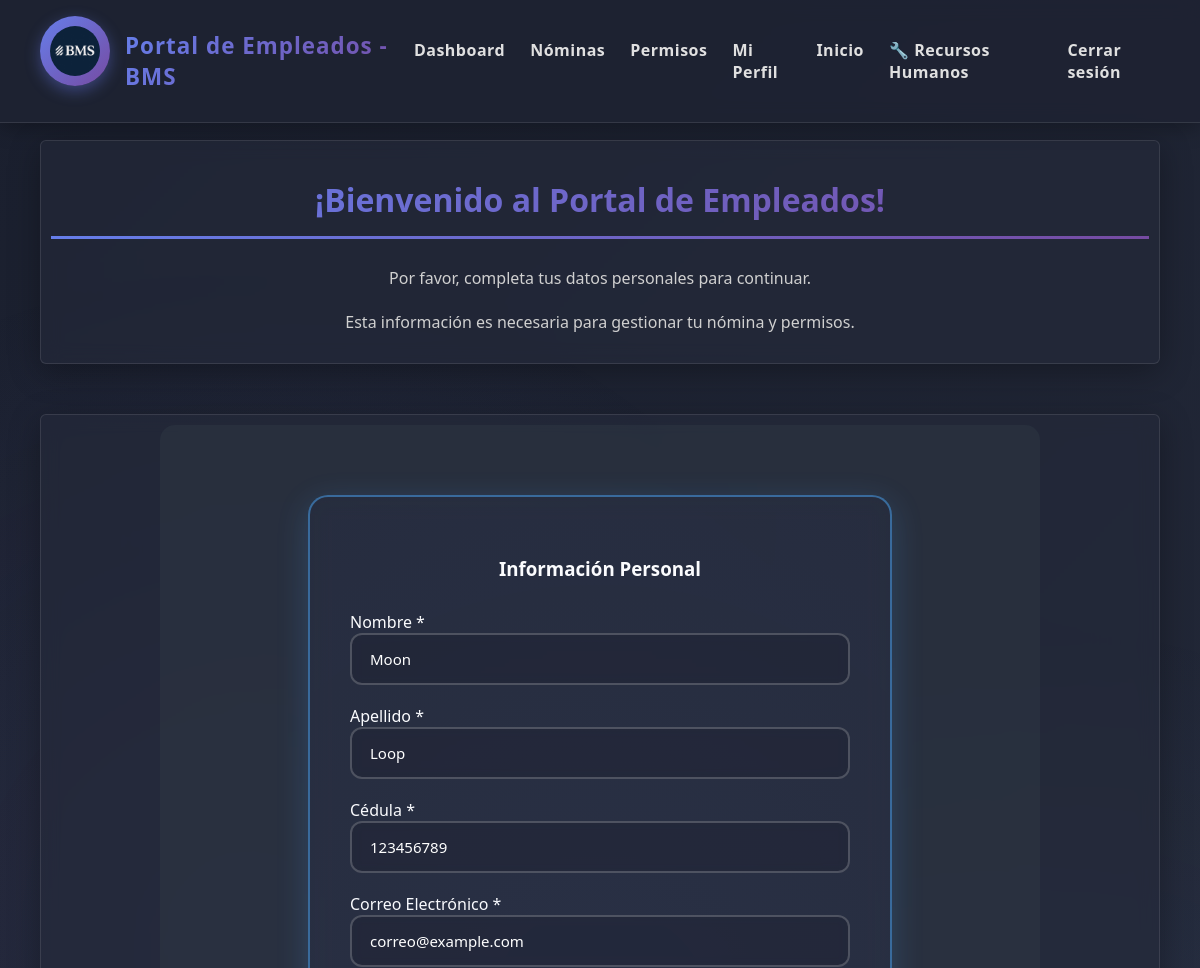
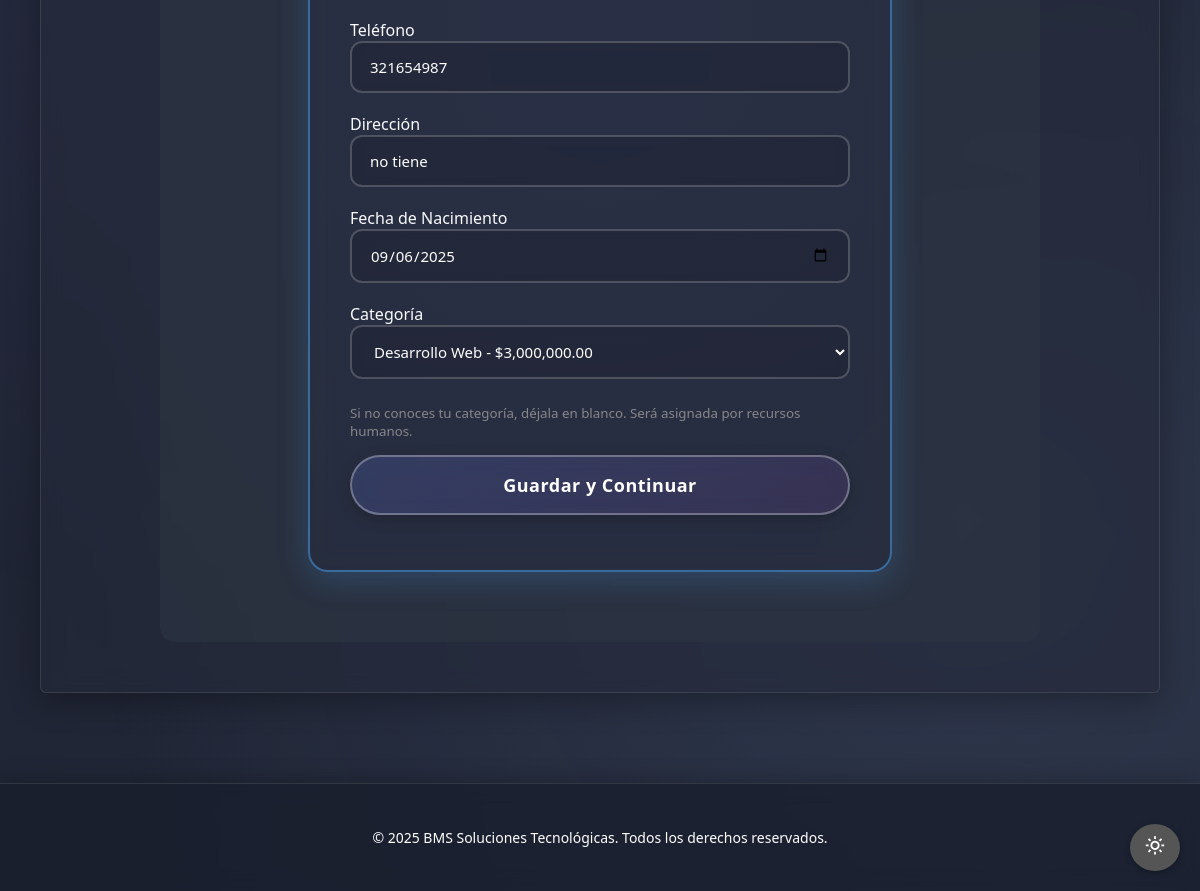
The app's page /empleados/completar-datos/ (signed in), older data (2 pictures, top to bottom).
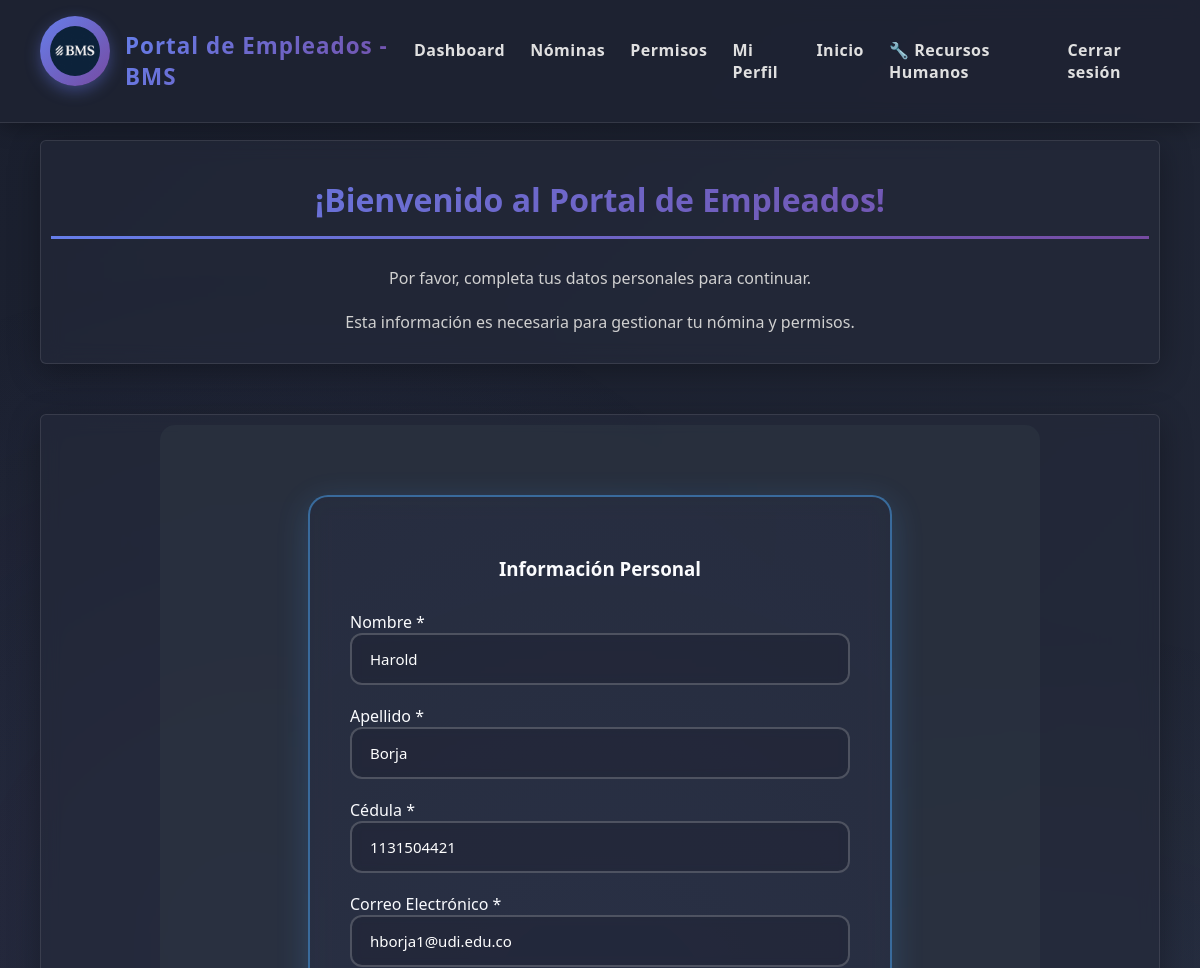
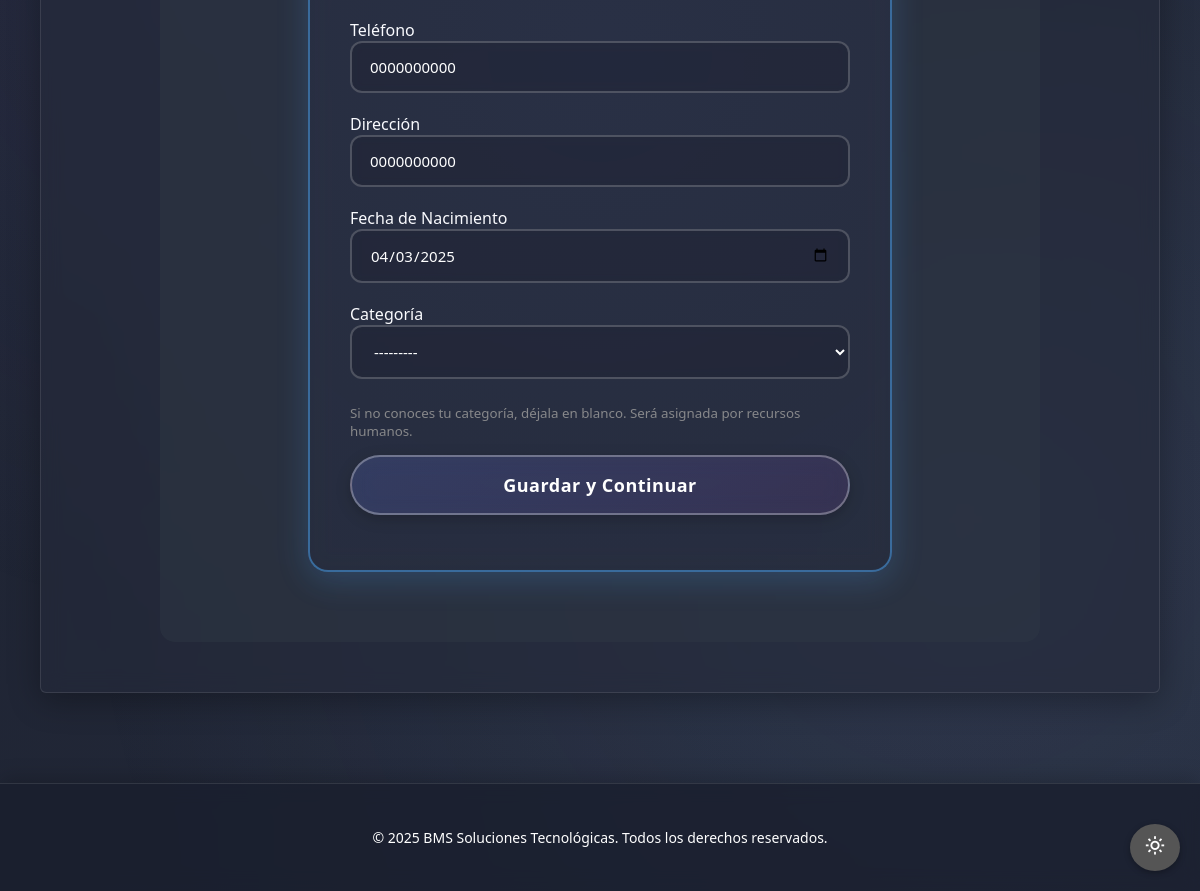
The same page, newer data (2 pictures, top to bottom).
### core2/models.py (models this page shows, shortened)
class Empleado(models.Model):
    user = models.OneToOneField(User, on_delete=models.CASCADE, related_name='empleado')
    nombre = models.CharField(max_length=100)
    apellido = models.CharField(max_length=100)
    cedula = models.CharField(max_length=20, unique=True)
    correo = models.EmailField(unique=True)
    telefono = models.CharField(max_length=20, blank=True)
    direccion = models.CharField(max_length=200, blank=True)
    fecha_nacimiento = models.DateField(null=True, blank=True)
    fecha_ingreso = models.DateField(default=date.today)
    categoria = models.ForeignKey(Categoria, on_delete=models.SET_NULL, null=True, blank=True)
    activo = models.BooleanField(default=True)
    datos_completados = models.BooleanField(default=False)

### core2/views.py (the view)
# urls.py: path('completar-datos/', views.completar_datos, name='completar_datos'),
@login_required
def completar_datos(request):
    empleado, created = Empleado.objects.get_or_create(
        user=request.user,
        defaults={
            'nombre': request.user.first_name or '',
            'apellido': request.user.last_name or '',
            'correo': request.user.email or '',
            'datos_completados': False
        }
    )
    if request.method == 'POST':
        form = EmpleadoForm(request.POST, instance=empleado)
        if form.is_valid():
            empleado = form.save(commit=False)
            empleado.datos_completados = True
            empleado.save()
            messages.success(request, '¡Datos actualizados correctamente!')
            return redirect('dashboard_empleado')
    else:
        form = EmpleadoForm(instance=empleado)
    context = {
        'form': form,
        'empleado': empleado,
    }
    return render(request, 'core2/completar_datos.html', context)

### core1/models.py (called while the page is built)
    def __str__(self):
        return f"{self.nombre} - ${self.salario_base:,.2f}"

### core2/templates/core2/completar_datos.html (shortened to what this page needs)
{% extends 'core2/base.html' %}
{% load static %}
{% block content %}
<main class="main-content">
    <section class="seccion texto-centro">
        <h2>¡Bienvenido al Portal de Empleados!</h2>
        <p>Por favor, completa tus datos personales para continuar.</p>
        <p>Esta información es necesaria para gestionar tu nómina y permisos.</p>
    </section>
    <section class="seccion">
        <div class="form-section">
            <form method="POST" class="form azul">
                <h3 style="text-align: center; margin-bottom: 30px;">Información Personal</h3>
                <div>
                    <label for="{{ form.nombre.id_for_label }}">Nombre *</label>
                    {{ form.nombre }}
                </div>
                <div>
                    <label for="{{ form.apellido.id_for_label }}">Apellido *</label>
                    {{ form.apellido }}
                </div>
                <div>
                    <label for="{{ form.cedula.id_for_label }}">Cédula *</label>
                    {{ form.cedula }}
                </div>
                <div>
                    <label for="{{ form.correo.id_for_label }}">Correo Electrónico *</label>
                    {{ form.correo }}
                </div>
                <div>
                    <label for="{{ form.telefono.id_for_label }}">Teléfono</label>
                    {{ form.telefono }}
                </div>
                <div>
                    <label for="{{ form.direccion.id_for_label }}">Dirección</label>
                    {{ form.direccion }}
                </div>
                <div>
                    <label for="{{ form.fecha_nacimiento.id_for_label }}">Fecha de Nacimiento</label>
                    {{ form.fecha_nacimiento }}
                </div>
                <div>
                    <label for="{{ form.categoria.id_for_label }}">Categoría</label>
                    {{ form.categoria }}
                    <small style="display: block; margin-top: 5px; color: #888;">
                        Si no conoces tu categoría, déjala en blanco. Será asignada por recursos humanos.
                    </small>
                </div>
                <button type="submit" class="buttonformB">Guardar y Continuar</button>
            </form>
        </div>
    </section>
</main>
{% endblock %}

Row changes from the older to the newer data that the page shows:
changed Empleado: nombre "Moon" → "Harold"; apellido "Loop" → "Borja"; cedula "123456789" → "1131504421"; correo "correo@example.com" → "hborja1@udi.edu.co"; telefono "321654987" → "0000000000"; direccion "no tiene" → "0000000000"; fecha_nacimiento "09/06/2025" → "04/03/2025"; categoria "Desarrollo Web - $3,000,000.00" → "---------"
